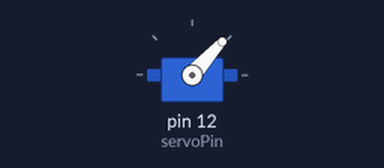
This program was run on a simulated Raspberry Pi (header pin numbers). On the bench: servo. Servo angles are drawn from the pulse width (0.5 ms = 0°, 2.5 ms = 180°); what the program prints to the terminal is not drawn.

Above: at 0.05 s.
At 0.9 s:
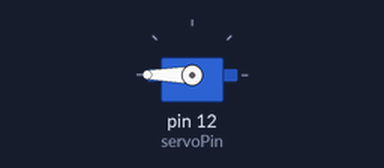
At 1.8 s:
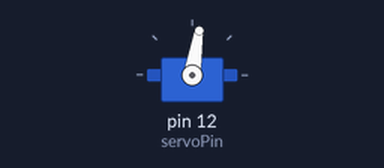
At 3.35 s:
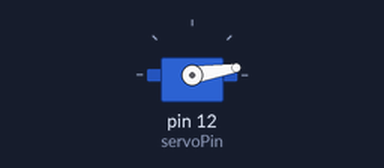
Timing chart, 0 to 7.7 s (numbered marks = the images above):
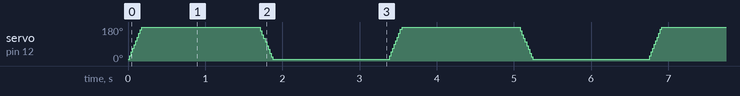

The program:

204ServoMotorContorl.py
```python
# Servo motor control
#
#
#Program:204ServoMotorControl.py
#Date: 12/16/2023
#Author: X.Tang
#

import RPi.GPIO as GPIO
import time

OFFSE_DUTY = 0.5                  # define pulse offset if servo
SERVO_MIN_DUTY = 2.5 + OFFSE_DUTY # define the min angle of servo
SERVO_MAX_DUTY = 12.5 + OFFSE_DUTY # define the max angle of servo

servoPin = 12

def map(value, fromLow, fromHigh, toLow, toHigh):
    return (toHigh - toLow)*(value - fromLow)/(fromHigh - fromLow) + toLow

def setup():
    global p
    GPIO.setmode(GPIO.BOARD)   # using the physical GPIO numbering
    GPIO.setup(servoPin, GPIO.OUT)
    GPIO.setup(servoPin, GPIO.LOW)

    p = GPIO.PWM(servoPin, 50)  # set frequency to 50Hz
    p.start(0)                  # set initial duty cycle to 0

def servoWrite(angle):
    if(angle<0):
        angle = 0
    elif(angle>180):
        angle = 180
    p.ChangeDutyCycle(map(angle, 0, 180, SERVO_MIN_DUTY, SERVO_MAX_DUTY))

def loop():
    while True:
        for dc in range(0, 181, 1):  # make servo rotate from 0 to 180
            servoWrite(dc)
            time.sleep(0.001)
        time.sleep(1.5)

        for dc in range(180, -1, -1):  # make servo rotate from 180 to 0
            servoWrite(dc)
            time.sleep(0.001)
        time.sleep(1.5)

def destroy():
    p.stop()
    GPIO.cleanup()

if __name__ == '__main__':  # program entrance
    print('Program is starting...')
    setup()
    try:
        loop()
    except KeyboardInterrupt:   # press ctrl + c to end the program
        destroy()
```
